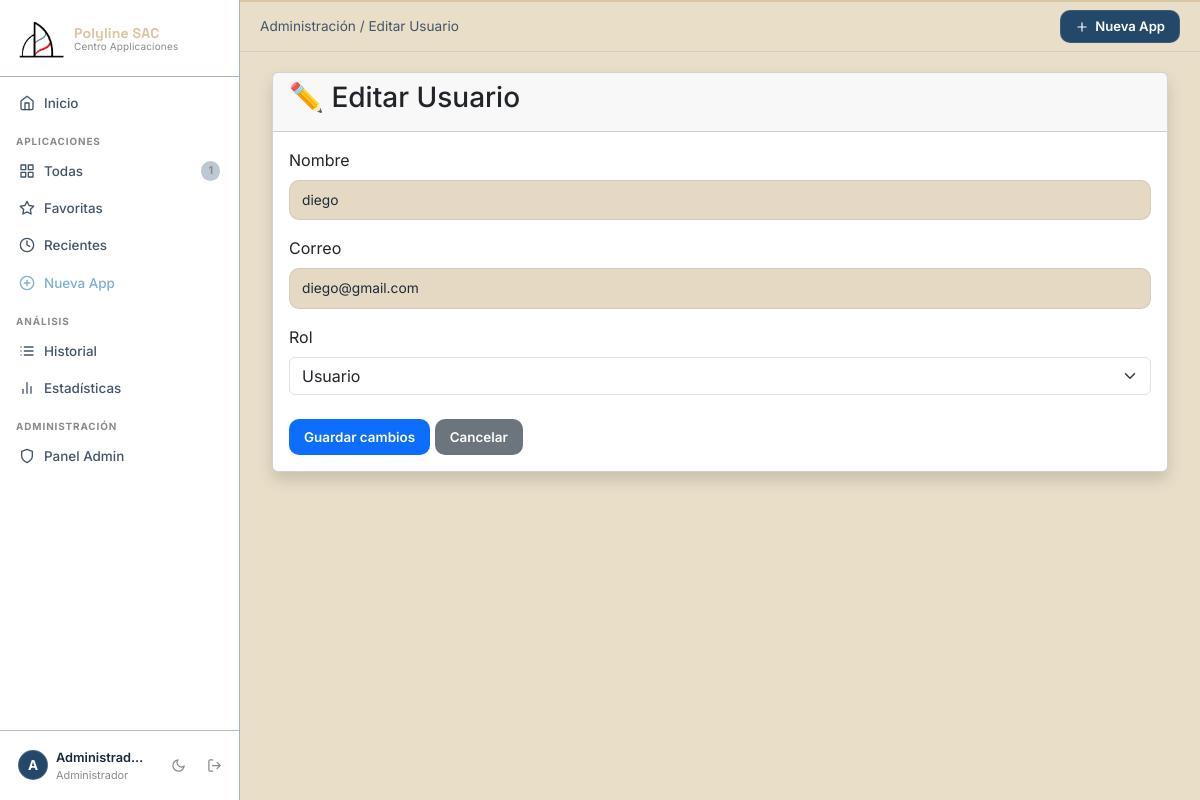
Page /admin/users/3/edit (signed in) on the committed database.
### models/user.py (models this page shows, shortened)
class User(UserMixin, db.Model):
    __tablename__ = 'users'
    id            = db.Column(db.Integer, primary_key=True)
    nombre        = db.Column(db.String(100), nullable=False)
    correo        = db.Column(db.String(150), unique=True, nullable=False)
    password_hash = db.Column(db.String(256), nullable=False)
    foto          = db.Column(db.String(200), default='default_avatar.png')
    bio           = db.Column(db.String(300), default='')
    fecha_registro= db.Column(db.DateTime, default=datetime.utcnow)
    rol = db.Column(db.String(20), default='user', nullable=False)
    applications  = db.relationship('Application', backref='owner', lazy='dynamic', cascade='all, delete-orphan')
    history       = db.relationship('History', backref='user',  lazy='dynamic', cascade='all, delete-orphan')
    favorites = db.relationship(
    "Favorite",
    back_populates="user",
    cascade="all, delete-orphan",
    lazy="dynamic"
)
    @property
    def is_admin(self):
        return self.rol == 'admin'
    last_login = db.Column(db.DateTime)

### routes/admin.py (the view, shortened to what this page needs)
@admin_bp.route("/users/<int:user_id>/edit", methods=["GET", "POST"])
@login_required
@admin_required
def edit_user(user_id):
    user = User.query.get_or_404(user_id)
    return render_template(
        "admin/edit_user.html",
        user=user
    )

### routes/admin.py (called while the page is built)
def admin_required(f):
    @wraps(f)
    def decorated(*args, **kwargs):
        if not current_user.is_authenticated or not current_user.is_admin:
            return "Acceso denegado", 403
        return f(*args, **kwargs)
    return decorated

### templates/admin/edit_user.html (shortened to what this page needs)
{% extends "base.html" %}
{% block breadcrumb %}
<span>Administración / Editar Usuario</span>
{% endblock %}
{% block content %}
<div class="container-fluid">
    <div class="card shadow">
        <div class="card-header">
            <h3>✏️ Editar Usuario</h3>
        </div>
        <div class="card-body">
            <form method="POST">
                <div class="mb-3">
                    <label class="form-label">Nombre</label>
                    <input
                        type="text"
                        name="nombre"
                        class="form-control"
                        value="{{ user.nombre }}"
                        required>
                </div>
                <div class="mb-3">
                    <label class="form-label">Correo</label>
                    <input
                        type="email"
                        name="correo"
                        class="form-control"
                        value="{{ user.correo }}"
                        required>
                </div>
                <div class="mb-4">
                    <label class="form-label">Rol</label>
                    <select
                        name="rol"
                        class="form-select">
                        <option value="user"
                        {% if user.rol=="user" %}selected{% endif %}>
                            Usuario
                        </option>
                    </select>
                </div>
                <button
                    class="btn btn-primary">
                    Guardar cambios
                </button>
                <a
                    href="{{ url_for('admin.dashboard') }}"
                    class="btn btn-secondary">
                    Cancelar
                </a>
            </form>
        </div>
    </div>
</div>
{% endblock %}

### templates/base.html (shortened to what this page needs)
<!DOCTYPE html>
<html lang="es" data-theme="dark">
<head>
    <link href="https://cdn.jsdelivr.net/npm/bootstrap@5.3.0/dist/css/bootstrap.min.css" rel="stylesheet">
    <link rel="stylesheet" href="{{ url_for('static', filename='css/main.css') }}">
</head>
<body>
{% if current_user.is_authenticated %}
  <aside class="sidebar" id="sidebar">
    <div class="sb-brand">
      <div class="sb-logo-wrap">
        <div class="sb-logo">
          <img src="{{ url_for('static', filename='img/polyline logo.png') }}"
               alt="Polyline SAC">
        </div>
        <div class="sb-name-wrap">
          <span class="sb-name">Polyline SAC</span>
          <span class="sb-sub">Centro Applicaciones</span>
        </div>
      </div>
    </div>
    <nav class="sb-nav">
      <a href="{{ url_for('dashboard.index') }}"
         class="sb-link {% if request.endpoint == 'dashboard.index' %}is-active{% endif %}">
        <i data-feather="home"></i><span>Inicio</span>
      </a>
      <p class="sb-section">Aplicaciones</p>
      <a href="{{ url_for('apps.list_apps') }}"
         class="sb-link {% if request.endpoint == 'apps.list_apps' %}is-active{% endif %}">
        <i data-feather="grid"></i><span>Todas</span>
        <span class="sb-pill">{{ total_apps_global }}</span>
      </a>
      <a href="{{ url_for('apps.favorites') }}"
         class="sb-link {% if request.endpoint == 'apps.favorites' %}is-active{% endif %}">
        <i data-feather="star"></i><span>Favoritas</span>
      </a>
      <a href="{{ url_for('apps.recent') }}"
         class="sb-link {% if request.endpoint == 'apps.recent' %}is-active{% endif %}">
        <i data-feather="clock"></i><span>Recientes</span>
      </a>
      <a href="{{ url_for('apps.new_app') }}"
         class="sb-link sb-link--accent {% if request.endpoint == 'apps.new_app' %}is-active{% endif %}">
        <i data-feather="plus-circle"></i><span>Nueva App</span>
      </a>
      <p class="sb-section">Análisis</p>
      <a href="{{ url_for('stats.history') }}"
         class="sb-link {% if request.endpoint == 'stats.history' %}is-active{% endif %}">
        <i data-feather="list"></i><span>Historial</span>
      </a>
      <a href="{{ url_for('stats.stats') }}"
         class="sb-link {% if request.endpoint == 'stats.stats' %}is-active{% endif %}">
        <i data-feather="bar-chart-2"></i><span>Estadísticas</span>
      </a>
      {% if current_user.is_admin %}
      <p class="sb-section">Administración</p>
      <a href="{{ url_for('admin.dashboard') }}"
      class="sb-link {% if request.endpoint == 'admin.dashboard' %}is-active{% endif %}">
      <i data-feather="shield"></i>
      <span>Panel Admin</span>
    </a>
    {% endif %}
    </nav>
    <div class="sb-footer">
      <a href="{{ url_for('profile.profile') }}"
         class="sb-user {% if request.endpoint == 'profile.profile' %}is-active{% endif %}">
        <div class="sb-avatar">{{ current_user.nombre[0].upper() }}</div>
        <div class="sb-user-text">
          <span class="sb-user-name">{{ current_user.nombre }}</span>
          <span class="sb-user-role">{{ 'Administrador' if current_user.is_admin else 'Usuario' }}</span>
        </div>
      </a>
      <button class="sb-icon-btn" id="themeToggle" title="Cambiar tema">
        <i data-feather="moon" id="themeIcon"></i>
      </button>
      <a href="{{ url_for('auth.logout') }}" class="sb-icon-btn sb-logout" title="Cerrar sesión">
        <i data-feather="log-out"></i>
      </a>
    </div>
  </aside>
  <div class="main-wrap" id="mainWrap">
    <header class="topbar">
      <div class="topbar-crumb">{% block breadcrumb %}{% endblock %}</div>
      <div class="topbar-right">
        <a href="{{ url_for('apps.new_app') }}" class="btn-top-accent">
          <i data-feather="plus"></i> Nueva App
        </a>
      </div>
    </header>
    <div class="page-body">
      {% block content %}{% endblock %}
    </div>
  </div>
{% else %}
  <div class="auth-shell">
    {% block auth_content %}{% endblock %}
  </div>
{% endif %}
</body>
</html>

### rows in the picture
User: nombre "A", nombre "Administrad…", rol "Administrador"
User: nombre "diego", correo "diego@gmail.com", rol "Usuario"

### other values in the picture
{{ total_apps_global }} "1"
